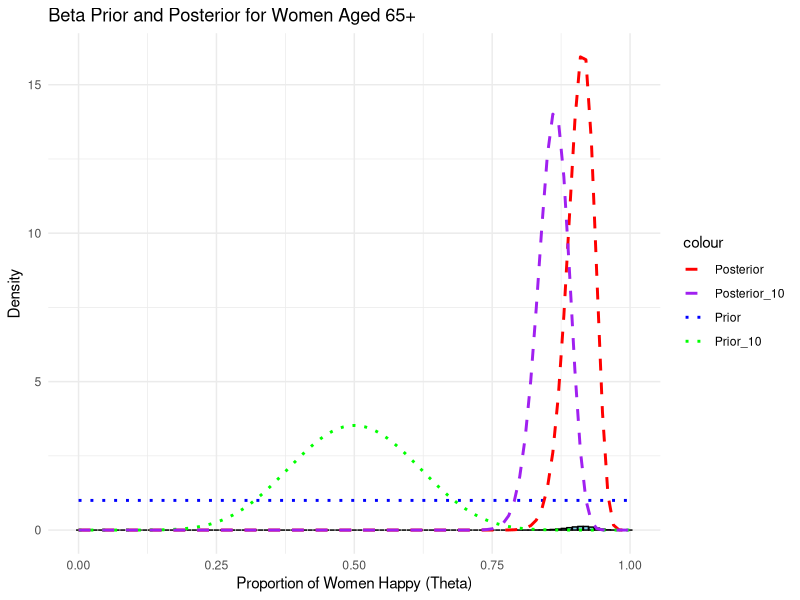
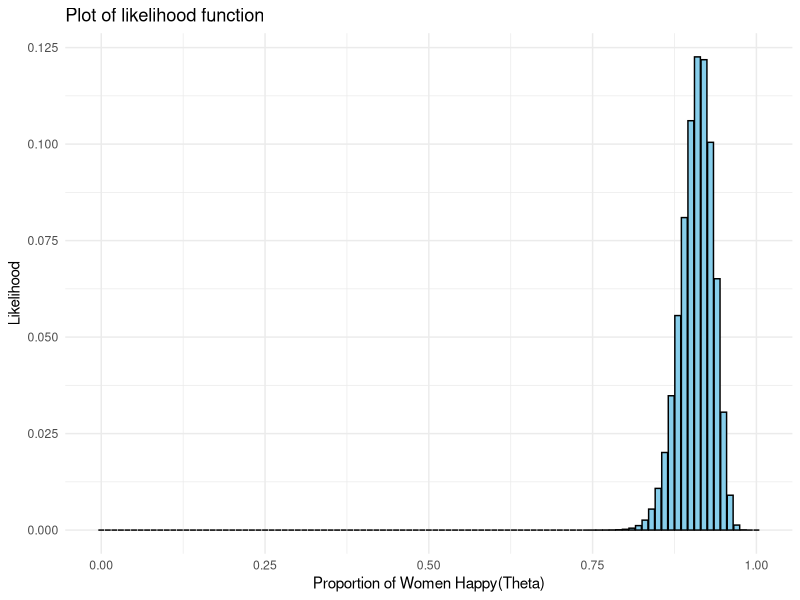

Write R code to recreate these figures, in order.
## ---- chunk 1
x <- 118
n <- 129
mle <- x/n
z <- 1.96
se <- sqrt((mle*(1-mle))/n)
lower_bound <- mle - z*se
upper_bound <- mle + z*se
confidence_interval <- c(lower_bound,upper_bound)
mle
confidence_interval
## ---- chunk 2
alpha_posterior <- 1 + x
beta_posterior <- 1 + n-x
posterior_mean <- alpha_posterior/(alpha_posterior+beta_posterior)
credibility_interval <- qbeta(c(0.025,0.975),alpha_posterior,beta_posterior)
posterior_mean
credibility_interval
## ---- chunk 3
alpha_posterior_new <- 10 + x
beta_posterior_new <- 10 + n-x
posterior_mean_new <- alpha_posterior_new/(alpha_posterior_new + beta_posterior_new)
credibility_interval_new <- qbeta(c(0.025,0.975),alpha_posterior_new,beta_posterior_new)
posterior_mean_new
credibility_interval_new
## ---- chunk 4
library(ggplot2)

theta_values <- seq(0, 1, by = 0.01)
likelihood <- dbinom(x, size = n, prob = theta_values)
data <- data.frame(theta = theta_values, likelihood = likelihood)

beta_pdf <- function(theta, alpha, beta) {
  dbeta(theta, shape1 = alpha, shape2 = beta)
}

ggplot(data, aes(x = theta, y = likelihood)) +
  geom_histogram(stat = "identity", fill = "skyblue", color = "black", bins = 30) +
  stat_function(fun = beta_pdf, args = list(alpha = 1, beta = 1),
                geom = "line", aes(color = "Prior"), size = 1, linetype = "dotted") +
  stat_function(fun = beta_pdf, args = list(alpha = alpha_posterior, beta = beta_posterior),
                geom = "line", aes(color = "Posterior"), size = 1, linetype = "dashed") +

  stat_function(fun = beta_pdf, args = list(alpha = 10, beta = 10),
                geom = "line", aes(color = "Prior_10"), size = 1, linetype = "dotted") +
  stat_function(fun = beta_pdf, args = list(alpha = alpha_posterior_new, beta = beta_posterior_new),
                geom = "line", aes(color = "Posterior_10"), size = 1, linetype = "dashed") +
  labs(title = "Beta Prior and Posterior for Women Aged 65+",
       x = "Proportion of Women Happy (Theta)",
       y = "Density") +
  scale_color_manual(values = c("Prior" = "blue", "Posterior" = "red","Prior_10"="green","Posterior_10"="purple", "Likelihood" = "black")) +
  theme_minimal()

# We can also get a seperate plot of likelihood as follows:
ggplot(data, aes(x = theta, y = likelihood)) +
  geom_histogram(stat = "identity", fill = "skyblue", color = "black", bins = 30) +
  labs(title = "Plot of likelihood function",
           x = "Proportion of Women Happy(Theta)",
           y = "Likelihood")+
  theme_minimal()


## ---- chunk 5
b = 251527
g = 241945

probability <- pbeta(0.5,b+1,g+1)
probability

